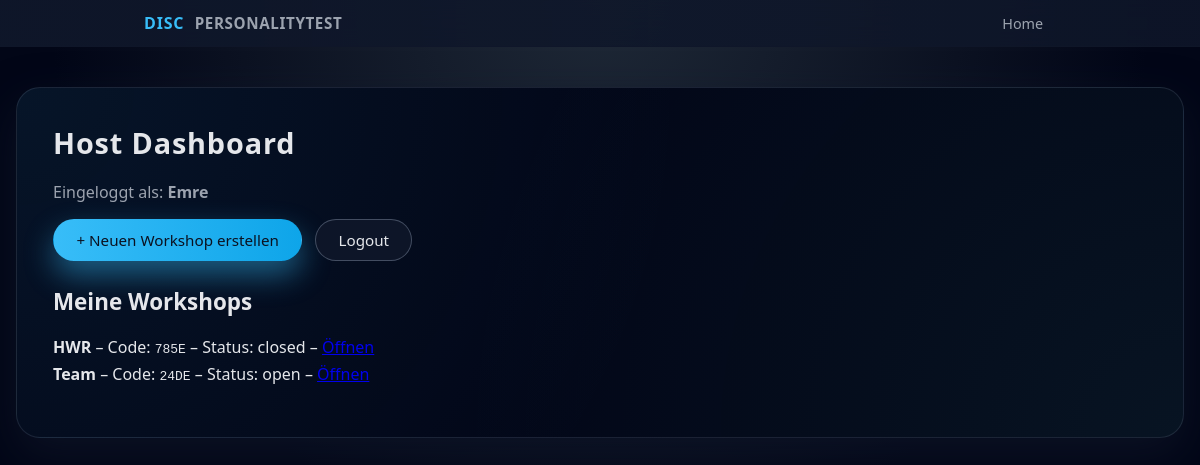
The page /dashboard (signed in) on the database its author committed.
### models.py (models this page shows)
class Workshop(db.Model):
    __tablename__ = "workshops"
    id = db.Column(db.Integer, primary_key=True)
    code = db.Column(db.String(16), unique=True, nullable=False)
    title = db.Column(db.String(200), nullable=False)
    status = db.Column(db.String(20), default="open", nullable=False)
    created_at = db.Column(db.DateTime, default=datetime.utcnow, nullable=False)
    host_id = db.Column(db.Integer, db.ForeignKey("hosts.id"), nullable=False)
    host = db.relationship("Host", back_populates="workshops")
    participants = db.relationship("Participant", back_populates="workshop", cascade="all, delete-orphan")
    answers = db.relationship("Answer", back_populates="workshop", cascade="all, delete-orphan")

### app.py (the view)
@app.route("/dashboard")
def dashboard():
    if not require_host_login():
        return redirect(url_for("login_get"))
    host_id = session["host_id"]
    workshops = Workshop.query.filter_by(host_id=host_id).order_by(Workshop.created_at.desc()).all()
    return render_template("host_home.html", workshops=workshops)

### app.py (called while the page is built)
def require_host_login():
    return "host_id" in session

### templates/host_home.html
{% extends "base.html" %}
{% block content %}
<h1>Host Dashboard</h1>
<p>Eingeloggt als: <strong>{{ session.get("host_name") }}</strong></p>
<div class="btn-row" style="margin-top: 1rem;">
  <a class="btn btn-primary" href="{{ url_for('workshop_new') }}">+ Neuen Workshop erstellen</a>
  <a class="btn btn-secondary" href="{{ url_for('logout') }}">Logout</a>
</div>
<h2 style="margin-top: 1.6rem;">Meine Workshops</h2>
{% if workshops and workshops|length > 0 %}
  <ul class="results-list">
    {% for w in workshops %}
      <li>
        <strong>{{ w.title }}</strong>
        – Code: <code>{{ w.code }}</code>
        – Status: {{ w.status }}
        – <a href="{{ url_for('host_dashboard', code=w.code) }}">Öffnen</a>
      </li>
    {% endfor %}
  </ul>
{% else %}
  <p>Noch keine Workshops vorhanden. Erstelle zuerst einen Workshop.</p>
{% endif %}
{% endblock %}

### templates/base.html (shortened to what this page needs)
<!DOCTYPE html>
<html lang="de">
<head>
    <link rel="stylesheet" href="{{ url_for('static', filename='style.css') }}">
</head>
<body>
<header class="topbar">
    <div class="topbar-inner">
        <div class="brand">
            <span class="brand-logo">DISC</span>
            <span class="brand-text">personalitytest</span>
        </div>
        <nav class="nav-links">
            <a href="{{ url_for('index') }}">Home</a>
        </nav>
    </div>
</header>
<main class="page {% if fullscreen %}page-fullscreen{% endif %}">
    <div class="{% if not fullscreen %}card{% endif %}">
        {% block content %}{% endblock %}
    </div>
</main>
</body>
</html>

### static/style.css (style rules this page uses)
:root { --bg: #0f172a; --bg-soft: #111827; --card-bg: #0b1120; --accent: #38bdf8; --accent-soft: rgba(56, 189, 248, 0.15); --accent-strong: #0ea5e9; --text: #e5e7eb; --muted: #9ca3af; --danger: #f97373; --border: #1f2937; --radius-lg: 18px; --radius-full: 999px; --shadow-soft: 0 18px 45px rgba(15, 23, 42, 0.65); --spacing: 1.25rem; --font-main: system-ui, -apple-system, BlinkMacSystemFont, "Segoe UI", sans-serif; }
*, *::before, *::after { box-sizing: border-box; }
body { margin: 0; min-height: 100vh; background: radial-gradient(circle at top, #1f2937 0, #020617 55%); color: var(--text); font-family: var(--font-main); display: flex; flex-direction: column; }
.topbar { position: sticky; top: 0; z-index: 20; background: linear-gradient(to right, rgba(15,23,42,0.95), rgba(15,23,42,0.85)); border-bottom: 1px solid rgba(15, 23, 42, 0.8); backdrop-filter: blur(18px); }
.topbar-inner { max-width: 960px; margin: 0 auto; padding: 0.75rem 1.5rem; display: flex; align-items: center; justify-content: space-between; }
.brand { display: flex; align-items: center; gap: 0.65rem; }
.brand-logo { font-weight: 800; font-size: 1rem; color: #38bdf8; letter-spacing: 0.05em; }
.brand-text { font-weight: 600; font-size: 0.95rem; letter-spacing: 0.04em; text-transform: uppercase; color: var(--muted); }
.nav-links a { color: var(--muted); text-decoration: none; font-size: 0.9rem; padding: 0.4rem 0.8rem; border-radius: var(--radius-full); transition: background 0.15s ease, color 0.15s ease; }
.page { flex: 1; display: flex; align-items: flex-start; justify-content: center; padding: 2.5rem 1rem 3.5rem; }
.card { width: 100%; max-width: 1100; background: radial-gradient(circle at top left, rgba(56,189,248,0.08), transparent 55%), radial-gradient(circle at bottom right, rgba(94,234,212,0.06), transparent 60%), #020617; border-radius: 24px; border: 1px solid rgba(148, 163, 184, 0.16); box-shadow: var(--shadow-soft); padding: 2.2rem clamp(1.6rem, 3vw, 2.4rem); }
h1, h2, h3 { margin-top: 0; font-weight: 600; }
h1 { font-size: clamp(1.8rem, 2.2vw, 2.1rem); letter-spacing: 0.03em; }
h2 { font-size: clamp(1.4rem, 1.8vw, 1.7rem); }
p { margin: 0.3rem 0 0.8rem; color: var(--muted); }
ul { padding-left: 1.1rem; }
.btn-row { display: flex; flex-wrap: wrap; gap: 0.8rem; margin-top: 6.4rem; }
.btn { display: inline-flex; align-items: center; justify-content: center; padding: 0.6rem 1.4rem; border-radius: var(--radius-full); border: 1px solid transparent; font-size: 0.95rem; font-weight: 500; text-decoration: none; cursor: pointer; transition: transform 0.1s ease, box-shadow 0.15s ease, background 0.15s ease, border-color 0.15s ease; }
.btn-primary { background: linear-gradient(to right, var(--accent), var(--accent-strong)); color: #0b1120; box-shadow: 0 14px 30px rgba(56, 189, 248, 0.45); }
.btn-secondary { background: rgba(15, 23, 42, 0.9); color: var(--text); border-color: rgba(148, 163, 184, 0.4); }
.results-list { list-style: none; padding-left: 0; margin-top: 1rem; }
.results-list li { margin-bottom: 0.35rem; }

### rows shown on the page
Workshop: title "HWR", code "785E", status "closed"
Workshop: title "Team", code "24DE", status "open"

### other values the page prints
{{ session.get("host_name") }} "Emre"
